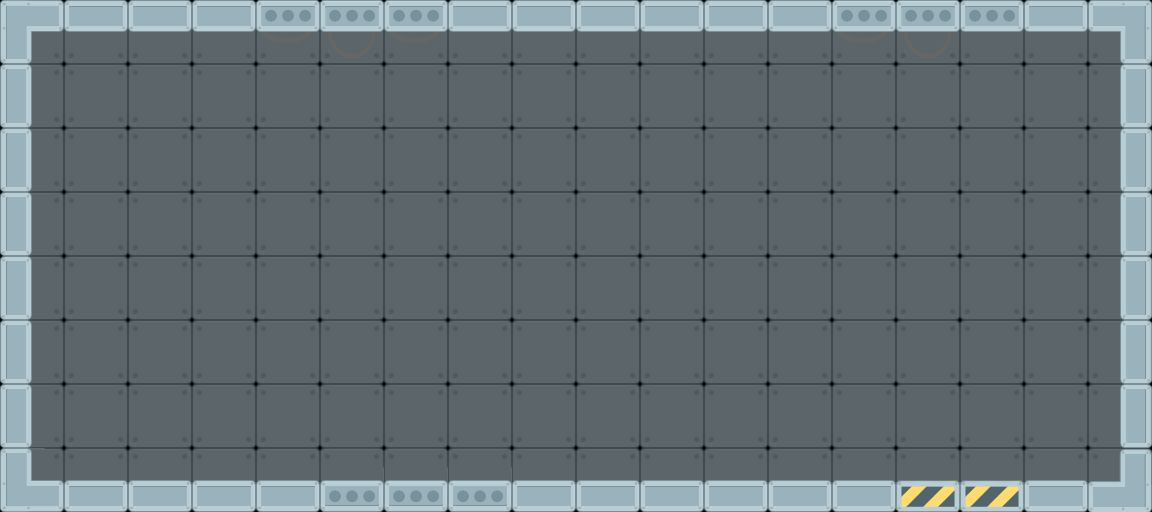

Rendered tile map (Tiled .tmx) drawn with the repository's tilesets; below, a short description and the map source with its tile grids summarised:
An orthogonal 18x8 tile map with 64x64 px tiles, 2 tile layers (background, floor) and 22 objects (5x light_soft, 4x light_triangle, 2x hint, robot).

<map version="1.0" orientation="orthogonal" renderorder="right-down" width="18" height="8" tilewidth="64" tileheight="64" nextobjectid="97">
 <tileset firstgid="1" name="tiles" tilewidth="64" tileheight="64" tilecount="128" columns="16">
  <image source="../tiles.png" width="1024" height="512" />
 </tileset>
 <layer name="background" width="18" height="8" opacity="0.5">
  <data>[144 cells, 144 non-empty, 1 distinct tile ids]</data>
 </layer>
 <layer name="floor" width="18" height="8">
  <data>[144 cells, 48 non-empty, 13 distinct tile ids]</data>
 </layer>
 <objectgroup name="obstacles">
  <object id="1" x="4" y="484" width="1146.67" height="34" />
  <object id="3" x="3" y="-2" width="1145" height="34" />
  <object id="4" x="1" y="3" width="27" height="490" />
  <object id="5" x="1123.67" y="26.6667" width="27" height="490" />
 </objectgroup>
 <objectgroup name="doors">
  <object id="7" x="893.667" y="289.667" width="128" height="192">
   <properties>
    <property name="levelId" value="1" />
   </properties>
  </object>
 </objectgroup>
 <objectgroup name="lights">
  <object id="60" name="light_triangle" x="192" y="128" width="64" height="64">
   <properties>
    <property name="alpha" value="0.15" />
    <property name="color" value="0xffffffff" />
    <property name="height" value="1000" />
    <property name="type" value="triangle" />
    <property name="width" value="300" />
   </properties>
  </object>
  <object id="65" name="light_triangle" x="448" y="128" width="64" height="64">
   <properties>
    <property name="alpha" value="0.15" />
    <property name="color" value="0xffffffff" />
    <property name="height" value="1000" />
    <property name="type" value="triangle" />
    <property name="width" value="300" />
   </properties>
  </object>
  <object id="66" name="light_triangle" x="660" y="130" width="64" height="64">
   <properties>
    <property name="alpha" value="0.2" />
    <property name="color" value="0xffffffff" />
    <property name="height" value="1000" />
    <property name="type" value="triangle" />
    <property name="width" value="300" />
   </properties>
  </object>
  <object id="77" name="light_soft" x="256" y="256" width="64" height="64">
   <properties>
    <property name="alpha" value="0.15" />
    <property name="color" value="0xffff0000" />
    <property name="height" value="1000" />
    <property name="type" value="soft" />
    <property name="width" value="1000" />
   </properties>
  </object>
  <object id="80" name="light_soft" x="576" y="254" width="64" height="64">
   <properties>
    <property name="alpha" value="0.15" />
    <property name="color" value="0xffff0000" />
    <property name="height" value="1000" />
    <property name="type" value="soft" />
    <property name="width" value="1000" />
   </properties>
  </object>
  <object id="81" name="light_soft" x="925.333" y="350.667" width="64" height="64">
   <properties>
    <property name="alpha" value="0.1" />
    <property name="color" value="0xffffffff" />
    <property name="height" value="500" />
    <property name="type" value="soft" />
    <property name="width" value="500" />
   </properties>
  </object>
  <object id="82" name="light_soft" x="830.667" y="256" width="64" height="64">
   <properties>
    <property name="alpha" value="0.15" />
    <property name="color" value="0xffff0000" />
    <property name="height" value="700" />
    <property name="type" value="soft" />
    <property name="width" value="700" />
   </properties>
  </object>
  <object id="83" name="light_triangle" x="958.667" y="128" width="64" height="64">
   <properties>
    <property name="alpha" value="0.15" />
    <property name="color" value="0xffffffff" />
    <property name="height" value="1000" />
    <property name="type" value="triangle" />
    <property name="width" value="300" />
   </properties>
  </object>
  <object id="91" name="light_soft" x="704" y="352" width="64" height="64">
   <properties>
    <property name="alpha" value="0.07" />
    <property name="color" value="0xffffffff" />
    <property name="height" value="600" />
    <property name="type" value="soft" />
    <property name="width" value="600" />
   </properties>
  </object>
 </objectgroup>
 <objectgroup name="players">
  <object id="84" name="robot" x="128" y="384" width="64" height="64" />
 </objectgroup>
 <objectgroup name="fans">
  <object id="86" x="128" y="128" width="64" height="64" />
  <object id="87" x="256" y="128" width="64" height="64" />
  <object id="92" x="766.667" y="126.667" width="64" height="64" />
  <object id="93" x="638.667" y="126.667" width="64" height="64" />
 </objectgroup>
 <objectgroup name="terminals">
  <object id="88" x="672" y="320" width="128" height="128">
   <properties>
    <property name="id" value="terminal1" />
   </properties>
  </object>
 </objectgroup>
 <objectgroup name="hints">
  <object id="94" name="message1" type="hint" x="101" y="-39" width="32" height="32">
   <properties>
    <property name="keyCode" value="21" />
    <property name="text" value="press 'left'\nto move left direction" />
   </properties>
  </object>
  <object id="96" name="message1" type="hint" x="147" y="-39" width="32" height="32">
   <properties>
    <property name="keyCode" value="22" />
    <property name="text" value="press 'right'\nto move right direction" />
   </properties>
  </object>
 </objectgroup>
</map>
